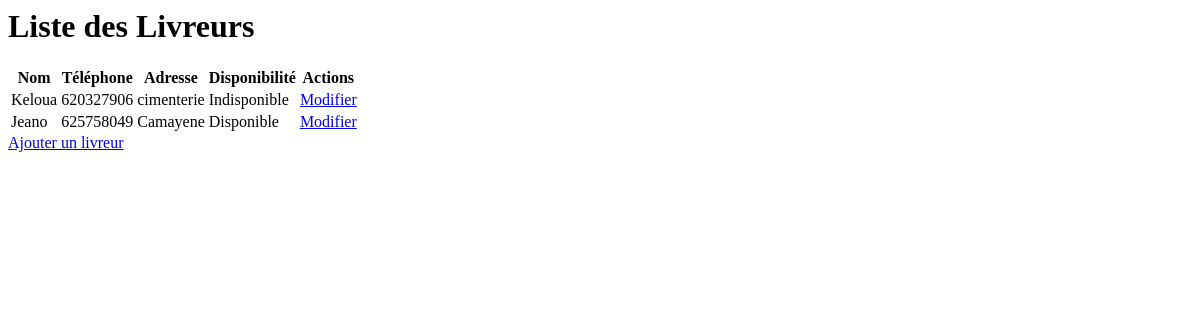
/delivery_persons/, run on an earlier commit of the app's database.
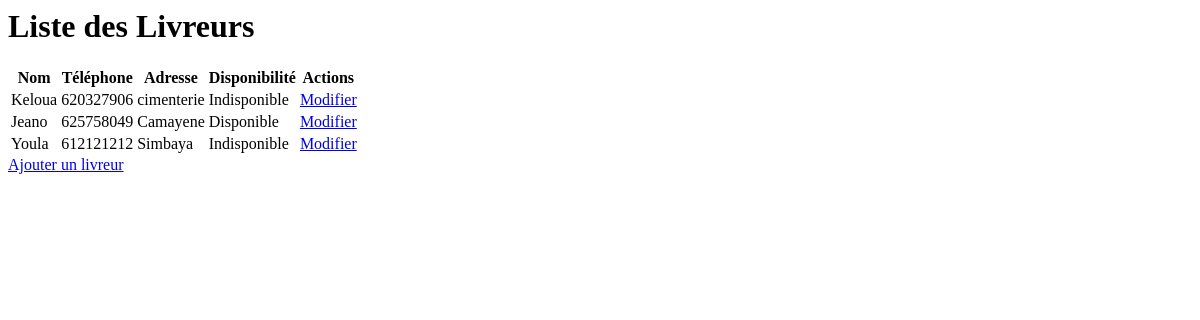
And on a later commit of the database.
### store/models.py (models this page shows, shortened)
class DeliveryPerson(models.Model):
    user = models.OneToOneField(User, on_delete=models.CASCADE, related_name='delivery_person')
    phone_number = models.CharField(max_length=15)
    address = models.TextField()
    is_available = models.BooleanField(default=True)

class User(AbstractUser):
    is_admin = models.BooleanField(default=False)
    favorites = models.ManyToManyField('Product', related_name='favorited_by', blank=True)
    profile_picture = models.ImageField(upload_to='profile_pictures/', null=True, blank=True)  # Champ pour l'upload de la photo de profil
    groups = models.ManyToManyField(
        Group,
        related_name='store_user_groups',  # Nom unique pour éviter les conflits
        blank=True,
    )
    user_permissions = models.ManyToManyField(
        Permission,
        related_name='store_user_permissions',  # Nom unique pour éviter les conflits
        blank=True,
    )

### store/views.py (the view)
# urls.py: path('delivery_persons/', views.delivery_person_list, name='delivery_person_list'),
def delivery_person_list(request):
    delivery_people = DeliveryPerson.objects.all()
    return render(request, 'store/delivery_person_list.html', {'delivery_people': delivery_people})

### store/templates/store/delivery_person_list.html
<h1>Liste des Livreurs</h1>
<table>
    <tr>
        <th>Nom</th>
        <th>Téléphone</th>
        <th>Adresse</th>
        <th>Disponibilité</th>
        <th>Actions</th>
    </tr>
    {% for person in delivery_people %}
    <tr>
        <td>{{ person.user.username }}</td>
        <td>{{ person.phone_number }}</td>
        <td>{{ person.address }}</td>
        <td>{{ person.is_available|yesno:"Disponible,Indisponible" }}</td>
        <td><a href="{% url 'update_delivery_person' person.id %}">Modifier</a></td>
    </tr>
    {% endfor %}
</table>
<a href="{% url 'add_delivery_person' %}">Ajouter un livreur</a>

What changed in the data, as far as the page shows it:
added DeliveryPerson: user.username "Youla", phone_number "612121212", address "Simbaya", is_available "Indisponible"
